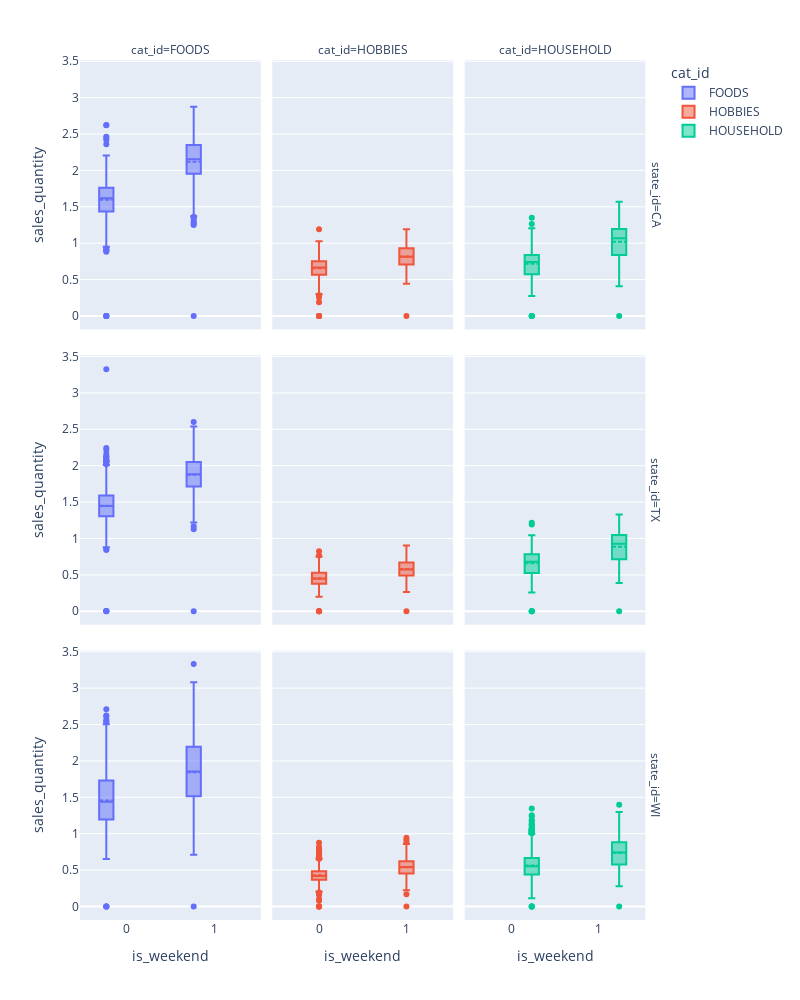

The cell this chart's notebook holds for it:
### Code cell
px.box(data_frame=plot_df,
        x = 'is_weekend', facet_col='cat_id', color= 'cat_id', width = 800, height=1000, facet_row='state_id',
        y='sales_quantity').update_traces(boxmean= True)

### Figure 1 — Plotly figure (JSON) as saved in the notebook; plotly's stock layout.template omitted (floating-point values rounded to 4 significant figures; data arrays with more than 128 entries replaced by an {"elided": "..."} marker saying what was removed)
{"data": [{"alignmentgroup": "True", "boxmean": true, "hovertemplate": "cat_id=FOODS<br>state_id=CA<br>is_weekend=%{x}<br>sales_quantity=%{y}<extra></extra>", "legendgroup": "FOODS", "marker": {"color": "#636efa"}, "name": "FOODS", "notched": false, "offsetgroup": "FOODS", "orientation": "v", "showlegend": true, "type": "box", "x": {"elided": "1913 int values"}, "x0": " ", "xaxis": "x7", "y": {"elided": "1913 float values"}, "y0": " ", "yaxis": "y7"}, {"alignmentgroup": "True", "boxmean": true, "hovertemplate": "cat_id=FOODS<br>state_id=TX<br>is_weekend=%{x}<br>sales_quantity=%{y}<extra></extra>", "legendgroup": "FOODS", "marker": {"color": "#636efa"}, "name": "FOODS", "notched": false, "offsetgroup": "FOODS", "orientation": "v", "showlegend": false, "type": "box", "x": {"elided": "1913 int values"}, "x0": " ", "xaxis": "x4", "y": {"elided": "1913 float values"}, "y0": " ", "yaxis": "y4"}, {"alignmentgroup": "True", "boxmean": true, "hovertemplate": "cat_id=FOODS<br>state_id=WI<br>is_weekend=%{x}<br>sales_quantity=%{y}<extra></extra>", "legendgroup": "FOODS", "marker": {"color": "#636efa"}, "name": "FOODS", "notched": false, "offsetgroup": "FOODS", "orientation": "v", "showlegend": false, "type": "box", "x": {"elided": "1913 int values"}, "x0": " ", "xaxis": "x", "y": {"elided": "1913 float values"}, "y0": " ", "yaxis": "y"}, {"alignmentgroup": "True", "boxmean": true, "hovertemplate": "cat_id=HOBBIES<br>state_id=CA<br>is_weekend=%{x}<br>sales_quantity=%{y}<extra></extra>", "legendgroup": "HOBBIES", "marker": {"color": "#EF553B"}, "name": "HOBBIES", "notched": false, "offsetgroup": "HOBBIES", "orientation": "v", "showlegend": true, "type": "box", "x": {"elided": "1913 int values"}, "x0": " ", "xaxis": "x8", "y": {"elided": "1913 float values"}, "y0": " ", "yaxis": "y8"}, {"alignmentgroup": "True", "boxmean": true, "hovertemplate": "cat_id=HOBBIES<br>state_id=TX<br>is_weekend=%{x}<br>sales_quantity=%{y}<extra></extra>", "legendgroup": "HOBBIES", "marker": {"color": "#EF553B"}, "name": "HOBBIES", "notched": false, "offsetgroup": "HOBBIES", "orientation": "v", "showlegend": false, "type": "box", "x": {"elided": "1913 int values"}, "x0": " ", "xaxis": "x5", "y": {"elided": "1913 float values"}, "y0": " ", "yaxis": "y5"}, {"alignmentgroup": "True", "boxmean": true, "hovertemplate": "cat_id=HOBBIES<br>state_id=WI<br>is_weekend=%{x}<br>sales_quantity=%{y}<extra></extra>", "legendgroup": "HOBBIES", "marker": {"color": "#EF553B"}, "name": "HOBBIES", "notched": false, "offsetgroup": "HOBBIES", "orientation": "v", "showlegend": false, "type": "box", "x": {"elided": "1913 int values"}, "x0": " ", "xaxis": "x2", "y": {"elided": "1913 float values"}, "y0": " ", "yaxis": "y2"}, {"alignmentgroup": "True", "boxmean": true, "hovertemplate": "cat_id=HOUSEHOLD<br>state_id=CA<br>is_weekend=%{x}<br>sales_quantity=%{y}<extra></extra>", "legendgroup": "HOUSEHOLD", "marker": {"color": "#00cc96"}, "name": "HOUSEHOLD", "notched": false, "offsetgroup": "HOUSEHOLD", "orientation": "v", "showlegend": true, "type": "box", "x": {"elided": "1913 int values"}, "x0": " ", "xaxis": "x9", "y": {"elided": "1913 float values"}, "y0": " ", "yaxis": "y9"}, {"alignmentgroup": "True", "boxmean": true, "hovertemplate": "cat_id=HOUSEHOLD<br>state_id=TX<br>is_weekend=%{x}<br>sales_quantity=%{y}<extra></extra>", "legendgroup": "HOUSEHOLD", "marker": {"color": "#00cc96"}, "name": "HOUSEHOLD", "notched": false, "offsetgroup": "HOUSEHOLD", "orientation": "v", "showlegend": false, "type": "box", "x": {"elided": "1913 int values"}, "x0": " ", "xaxis": "x6", "y": {"elided": "1913 float values"}, "y0": " ", "yaxis": "y6"}, {"alignmentgroup": "True", "boxmean": true, "hovertemplate": "cat_id=HOUSEHOLD<br>state_id=WI<br>is_weekend=%{x}<br>sales_quantity=%{y}<extra></extra>", "legendgroup": "HOUSEHOLD", "marker": {"color": "#00cc96"}, "name": "HOUSEHOLD", "notched": false, "offsetgroup": "HOUSEHOLD", "orientation": "v", "showlegend": false, "type": "box", "x": {"elided": "1913 int values"}, "x0": " ", "xaxis": "x3", "y": {"elided": "1913 float values"}, "y0": " ", "yaxis": "y3"}], "layout": {"annotations": [{"font": {}, "showarrow": false, "text": "cat_id=FOODS", "x": 0.1567, "xanchor": "center", "xref": "paper", "y": 1.0, "yanchor": "bottom", "yref": "paper"}, {"font": {}, "showarrow": false, "text": "cat_id=HOBBIES", "x": 0.49, "xanchor": "center", "xref": "paper", "y": 1.0, "yanchor": "bottom", "yref": "paper"}, {"font": {}, "showarrow": false, "text": "cat_id=HOUSEHOLD", "x": 0.8233, "xanchor": "center", "xref": "paper", "y": 1.0, "yanchor": "bottom", "yref": "paper"}, {"font": {}, "showarrow": false, "text": "state_id=WI", "textangle": 90, "x": 0.98, "xanchor": "left", "xref": "paper", "y": 0.1567, "yanchor": "middle", "yref": "paper"}, {"font": {}, "showarrow": false, "text": "state_id=TX", "textangle": 90, "x": 0.98, "xanchor": "left", "xref": "paper", "y": 0.5, "yanchor": "middle", "yref": "paper"}, {"font": {}, "showarrow": false, "text": "state_id=CA", "textangle": 90, "x": 0.98, "xanchor": "left", "xref": "paper", "y": 0.8433, "yanchor": "middle", "yref": "paper"}], "boxmode": "group", "height": 1000, "legend": {"title": {"text": "cat_id"}, "tracegroupgap": 0}, "margin": {"t": 60}, "width": 800, "xaxis": {"anchor": "y", "domain": [0, 0.3133], "title": {"text": "is_weekend"}}, "xaxis2": {"anchor": "y2", "domain": [0.3333, 0.6467], "matches": "x", "title": {"text": "is_weekend"}}, "xaxis3": {"anchor": "y3", "domain": [0.6667, 0.98], "matches": "x", "title": {"text": "is_weekend"}}, "xaxis4": {"anchor": "y4", "domain": [0, 0.3133], "matches": "x", "showticklabels": false}, "xaxis5": {"anchor": "y5", "domain": [0.3333, 0.6467], "matches": "x", "showticklabels": false}, "xaxis6": {"anchor": "y6", "domain": [0.6667, 0.98], "matches": "x", "showticklabels": false}, "xaxis7": {"anchor": "y7", "domain": [0, 0.3133], "matches": "x", "showticklabels": false}, "xaxis8": {"anchor": "y8", "domain": [0.3333, 0.6467], "matches": "x", "showticklabels": false}, "xaxis9": {"anchor": "y9", "domain": [0.6667, 0.98], "matches": "x", "showticklabels": false}, "yaxis": {"anchor": "x", "domain": [0, 0.3133], "title": {"text": "sales_quantity"}}, "yaxis2": {"anchor": "x2", "domain": [0, 0.3133], "matches": "y", "showticklabels": false}, "yaxis3": {"anchor": "x3", "domain": [0, 0.3133], "matches": "y", "showticklabels": false}, "yaxis4": {"anchor": "x4", "domain": [0.3433, 0.6567], "matches": "y", "title": {"text": "sales_quantity"}}, "yaxis5": {"anchor": "x5", "domain": [0.3433, 0.6567], "matches": "y", "showticklabels": false}, "yaxis6": {"anchor": "x6", "domain": [0.3433, 0.6567], "matches": "y", "showticklabels": false}, "yaxis7": {"anchor": "x7", "domain": [0.6867, 1.0], "matches": "y", "title": {"text": "sales_quantity"}}, "yaxis8": {"anchor": "x8", "domain": [0.6867, 1.0], "matches": "y", "showticklabels": false}, "yaxis9": {"anchor": "x9", "domain": [0.6867, 1.0], "matches": "y", "showticklabels": false}}}
